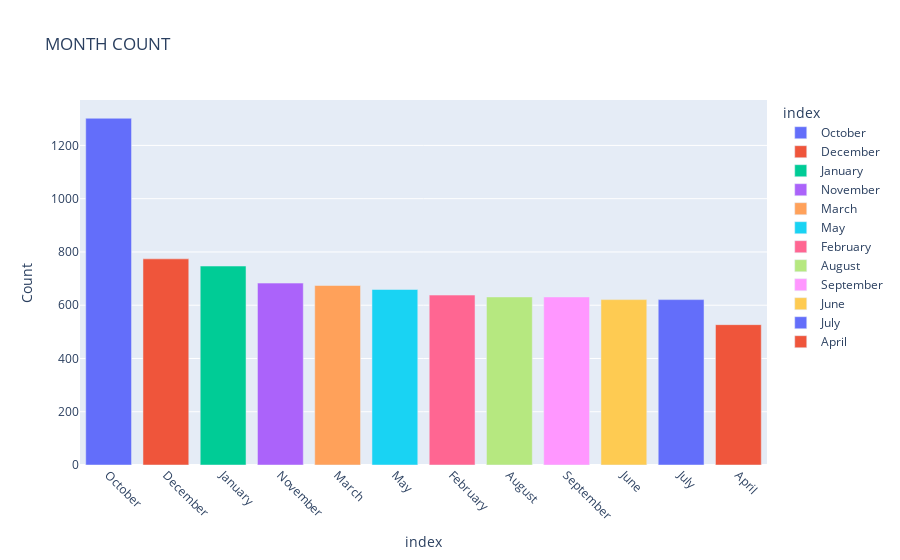

The code cell stored with this chart in its notebook:
### Code cell
import plotly.express as px

# Get the value counts for the 'CB_PLACE_OF_REVIEW' column
place_counts = df_rvw['MONTH'].value_counts()

# Create a Plotly bar plot
fig = px.bar(place_counts, 
             x=place_counts.index, 
             y=place_counts.values,
             labels={'x': 'MONTH', 'y': 'Count'},
             title='MONTH COUNT',
             color=place_counts.index,  # Each bar has a distinct color
             color_discrete_sequence=px.colors.qualitative.Plotly)

fig.update_xaxes(tickangle=45)  # Rotate x-axis labels for better readability
fig.show()

### Figure 1 — Plotly figure (JSON) as saved in the notebook; plotly's stock layout.template omitted (floating-point values rounded to 4 significant figures)
{"data": [{"alignmentgroup": "True", "hovertemplate": "index=%{x}<br>Count=%{y}<extra></extra>", "legendgroup": "October", "marker": {"color": "#636EFA", "pattern": {"shape": ""}}, "name": "October", "offsetgroup": "October", "orientation": "v", "showlegend": true, "textposition": "auto", "type": "bar", "x": ["October"], "xaxis": "x", "y": [1302], "yaxis": "y"}, {"alignmentgroup": "True", "hovertemplate": "index=%{x}<br>Count=%{y}<extra></extra>", "legendgroup": "December", "marker": {"color": "#EF553B", "pattern": {"shape": ""}}, "name": "December", "offsetgroup": "December", "orientation": "v", "showlegend": true, "textposition": "auto", "type": "bar", "x": ["December"], "xaxis": "x", "y": [774], "yaxis": "y"}, {"alignmentgroup": "True", "hovertemplate": "index=%{x}<br>Count=%{y}<extra></extra>", "legendgroup": "January", "marker": {"color": "#00CC96", "pattern": {"shape": ""}}, "name": "January", "offsetgroup": "January", "orientation": "v", "showlegend": true, "textposition": "auto", "type": "bar", "x": ["January"], "xaxis": "x", "y": [747], "yaxis": "y"}, {"alignmentgroup": "True", "hovertemplate": "index=%{x}<br>Count=%{y}<extra></extra>", "legendgroup": "November", "marker": {"color": "#AB63FA", "pattern": {"shape": ""}}, "name": "November", "offsetgroup": "November", "orientation": "v", "showlegend": true, "textposition": "auto", "type": "bar", "x": ["November"], "xaxis": "x", "y": [683], "yaxis": "y"}, {"alignmentgroup": "True", "hovertemplate": "index=%{x}<br>Count=%{y}<extra></extra>", "legendgroup": "March", "marker": {"color": "#FFA15A", "pattern": {"shape": ""}}, "name": "March", "offsetgroup": "March", "orientation": "v", "showlegend": true, "textposition": "auto", "type": "bar", "x": ["March"], "xaxis": "x", "y": [674], "yaxis": "y"}, {"alignmentgroup": "True", "hovertemplate": "index=%{x}<br>Count=%{y}<extra></extra>", "legendgroup": "May", "marker": {"color": "#19D3F3", "pattern": {"shape": ""}}, "name": "May", "offsetgroup": "May", "orientation": "v", "showlegend": true, "textposition": "auto", "type": "bar", "x": ["May"], "xaxis": "x", "y": [659], "yaxis": "y"}, {"alignmentgroup": "True", "hovertemplate": "index=%{x}<br>Count=%{y}<extra></extra>", "legendgroup": "February", "marker": {"color": "#FF6692", "pattern": {"shape": ""}}, "name": "February", "offsetgroup": "February", "orientation": "v", "showlegend": true, "textposition": "auto", "type": "bar", "x": ["February"], "xaxis": "x", "y": [638], "yaxis": "y"}, {"alignmentgroup": "True", "hovertemplate": "index=%{x}<br>Count=%{y}<extra></extra>", "legendgroup": "August", "marker": {"color": "#B6E880", "pattern": {"shape": ""}}, "name": "August", "offsetgroup": "August", "orientation": "v", "showlegend": true, "textposition": "auto", "type": "bar", "x": ["August"], "xaxis": "x", "y": [631], "yaxis": "y"}, {"alignmentgroup": "True", "hovertemplate": "index=%{x}<br>Count=%{y}<extra></extra>", "legendgroup": "September", "marker": {"color": "#FF97FF", "pattern": {"shape": ""}}, "name": "September", "offsetgroup": "September", "orientation": "v", "showlegend": true, "textposition": "auto", "type": "bar", "x": ["September"], "xaxis": "x", "y": [631], "yaxis": "y"}, {"alignmentgroup": "True", "hovertemplate": "index=%{x}<br>Count=%{y}<extra></extra>", "legendgroup": "June", "marker": {"color": "#FECB52", "pattern": {"shape": ""}}, "name": "June", "offsetgroup": "June", "orientation": "v", "showlegend": true, "textposition": "auto", "type": "bar", "x": ["June"], "xaxis": "x", "y": [621], "yaxis": "y"}, {"alignmentgroup": "True", "hovertemplate": "index=%{x}<br>Count=%{y}<extra></extra>", "legendgroup": "July", "marker": {"color": "#636EFA", "pattern": {"shape": ""}}, "name": "July", "offsetgroup": "July", "orientation": "v", "showlegend": true, "textposition": "auto", "type": "bar", "x": ["July"], "xaxis": "x", "y": [621], "yaxis": "y"}, {"alignmentgroup": "True", "hovertemplate": "index=%{x}<br>Count=%{y}<extra></extra>", "legendgroup": "April", "marker": {"color": "#EF553B", "pattern": {"shape": ""}}, "name": "April", "offsetgroup": "April", "orientation": "v", "showlegend": true, "textposition": "auto", "type": "bar", "x": ["April"], "xaxis": "x", "y": [527], "yaxis": "y"}], "layout": {"barmode": "relative", "legend": {"title": {"text": "index"}, "tracegroupgap": 0}, "title": {"text": "MONTH COUNT"}, "xaxis": {"anchor": "y", "categoryarray": ["October", "December", "January", "November", "March", "May", "February", "August", "September", "June", "July", "April"], "categoryorder": "array", "domain": [0, 1], "tickangle": 45, "title": {"text": "index"}}, "yaxis": {"anchor": "x", "domain": [0, 1], "title": {"text": "Count"}}}}
